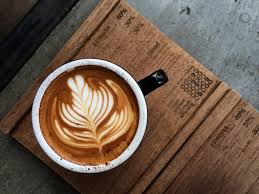
#> input picture assets/coffee.jpeg, 259 x 194 px, found by its file name
$ jupyter execute binarization.ipynb
#> lines starting #> are read from the running program, lines starting #| are printed output that depends on the picture; after the words box and inside, x2 and y2 are one past the last pixel; in counts of white or black regions, pixels touching at a corner belong together; long printed decimals are rounded
[cell 1]
from PIL import Image
import numpy as np
import matplotlib.pyplot as plt

image = Image.open("coffee.jpeg")
#> image is the input picture: PIL image 259x194 RGB; mean R, G, B 110.4, 89.5, 74.2
height = 400
width = int(image.width * height / image.height)
#> width = 534
image = image.resize((width, height))
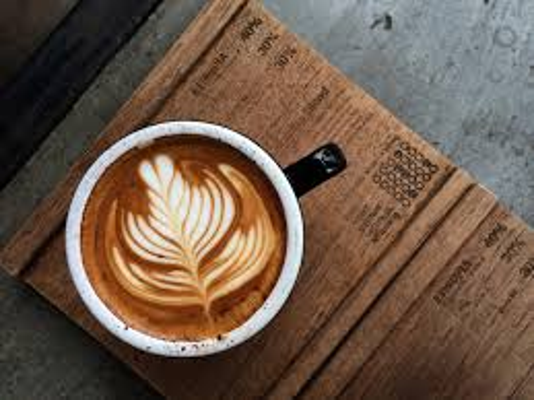
#> image: PIL image 534x400 RGB; mean R, G, B 110.4, 89.5, 74.2
image = image.convert("L")
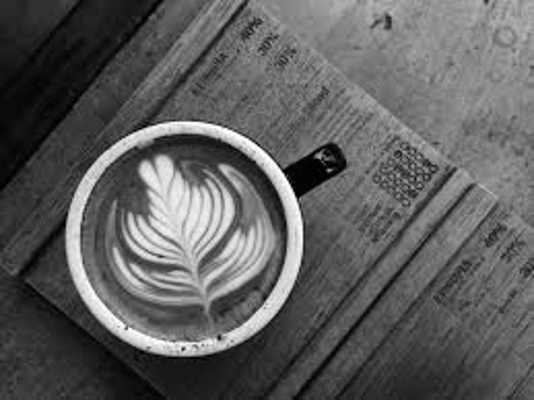
#> image: PIL image 534x400 L; min 0, max 255, mean 94

matrix = np.array(image)
hist = image.histogram()
#> hist = 256 values, max 1843 at index 56, min 31 at index 252, mean 834.4
hist_heigth = max(hist)
#> hist_heigth = 1843

plt.plot(range(256), hist)
plt.show()
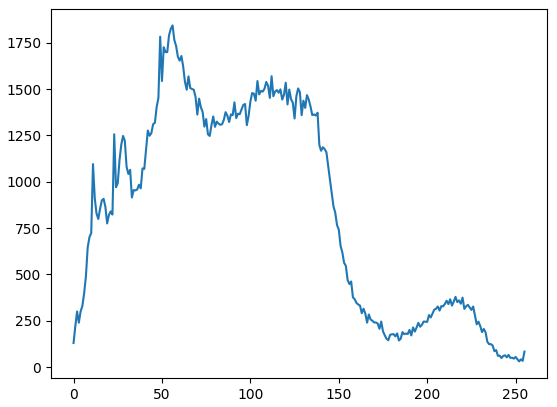
#> figure drawn by matplotlib, 1 panel; curve peaks at x = 56, y = 1843

display(image)

## Static binarization with 2 divisions

[cell 2]
t1 = 256 / 2

plt.plot(np.linspace(t1, t1), np.linspace(0, hist_heigth), linestyle='--', color='skyblue')
plt.plot(range(256), hist)
plt.show()
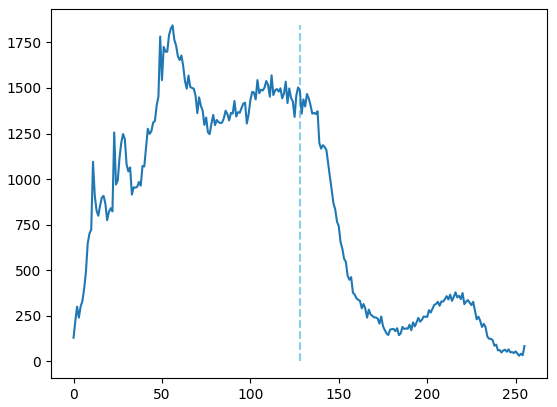
#> figure drawn by matplotlib, 1 panel; curve peaks at x = 56, y = 1843

edit = matrix.copy()
for i in range(height):
    for j in range(width):
        if edit[i, j] < t1:
            edit[i, j] = 0
        else:
            edit[i, j] = 255
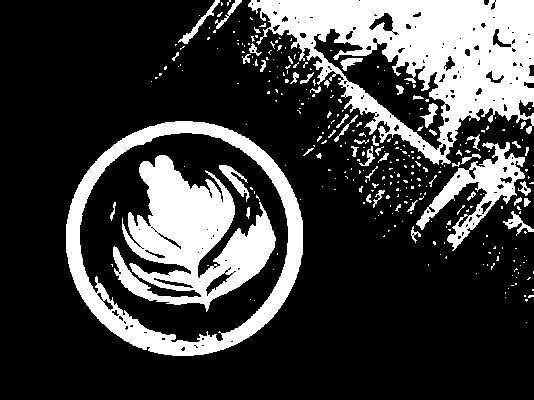
#> edit: shape (400, 534); 24.7% white; 311 white regions (259 under 20 px), largest, box (x1, y1, x2, y2) and area: (248, 0, 534, 165) 21886, (113, 155, 276, 312) 12778, (66, 121, 303, 356) 10529

display(Image.fromarray(edit))

## Static binarization with 4 divisions

[cell 3]
t2 = 256 / 2
t1 = t2 / 2
t3 = t2 + t1

plt.plot(np.linspace(t1, t1), np.linspace(0, hist_heigth), linestyle='--', color='skyblue')
plt.plot(np.linspace(t2, t2), np.linspace(0, hist_heigth), linestyle='--', color='skyblue')
plt.plot(np.linspace(t3, t3), np.linspace(0, hist_heigth), linestyle='--', color='skyblue')
plt.plot(range(256), hist)
plt.show()

edit = matrix.copy()
for i in range(height):
    for j in range(width):
        if edit[i, j] < t1:
            edit[i, j] = 0
        elif edit[i, j] < t2:
            edit[i, j] = 255 / 3
        elif edit[i, j] < t3:
            edit[i, j] = 2 * 255 / 3
        else:
            edit[i, j] = 255
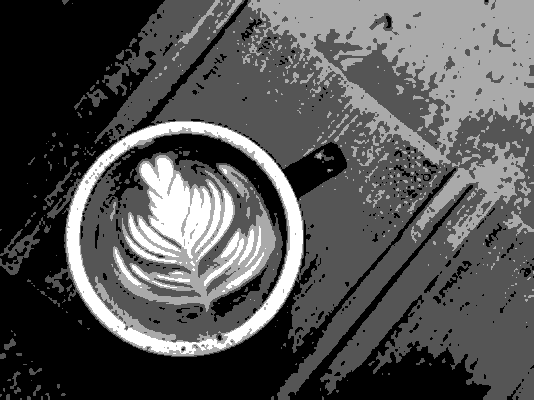
#> edit: shape (400, 534); min 0, max 255, mean 83.6

display(Image.fromarray(edit))

## Mean binarization with 2 divisions

[cell 4]
t1 = np.mean(matrix.flatten())
#> t1 = 94.01

plt.plot(np.linspace(t1, t1), np.linspace(0, hist_heigth), linestyle='--', color='skyblue')
plt.plot(range(256), hist)
plt.show()
#> figure, not shown here; curve peaks at x = 56, y = 1843

edit = matrix.copy()

for i in range(height):
    for j in range(width):
        if edit[i, j] < t1:
            edit[i, j] = 0
        else:
            edit[i, j] = 255
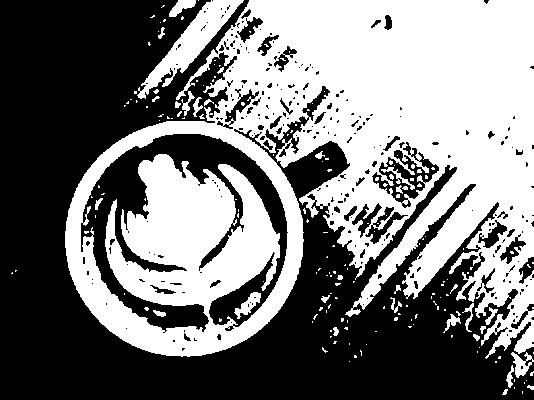
#> edit: shape (400, 534); 47.3% white; 186 white regions (154 under 20 px), largest, box (x1, y1, x2, y2) and area: (65, 0, 534, 359) 95224, (137, 0, 244, 99) 2757, (234, 292, 261, 319) 295

display(Image.fromarray(edit))

## Mean binarization with 4 divisions

[cell 5]
t2 = np.mean(matrix.flatten())
#> t2 = 94.01
t1 = np.mean([i for i in matrix.flatten() if i < t2])
#> t1 = 53.69
t3 = np.mean([i for i in matrix.flatten() if i >= t2])
#> t3 = 138.9

print(t1, t2, t3)
#| 53.688 94.011 138.909

plt.plot(np.linspace(t1, t1), np.linspace(0, hist_heigth), linestyle='--', color='skyblue')
plt.plot(np.linspace(t2, t2), np.linspace(0, hist_heigth), linestyle='--', color='skyblue')
plt.plot(np.linspace(t3, t3), np.linspace(0, hist_heigth), linestyle='--', color='skyblue')
plt.plot(range(256), hist)
plt.show()

edit = matrix.copy()

for i in range(height):
    for j in range(width):
        if edit[i, j] < t1:
            edit[i, j] = 0
        elif edit[i, j] < t2:
            edit[i, j] = 255 / 3
        elif edit[i, j] < t3:
            edit[i, j] = 2 * 255 / 3
        else:
            edit[i, j] = 255
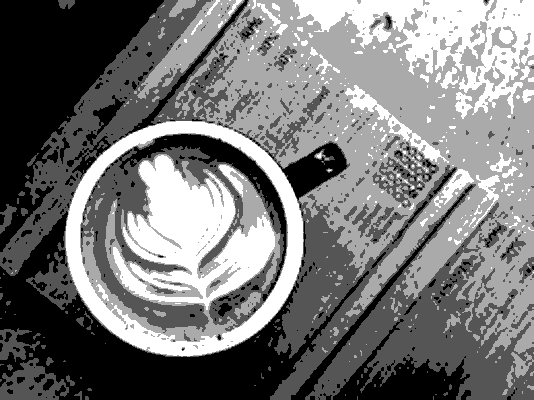
#> edit: shape (400, 534); min 0, max 255, mean 119.1

display(Image.fromarray(edit))

## Median binarization with 2 divisions

[cell 6]
t1 = np.median(matrix.flatten())
#> t1 = 90

plt.plot(np.linspace(t1, t1), np.linspace(0, hist_heigth), linestyle='--', color='skyblue')
plt.plot(range(256), hist)
plt.show()
#> figure, not shown here; curve peaks at x = 56, y = 1843

edit = matrix.copy()

for i in range(height):
    for j in range(width):
        if edit[i, j] < t1:
            edit[i, j] = 0
        else:
            edit[i, j] = 255
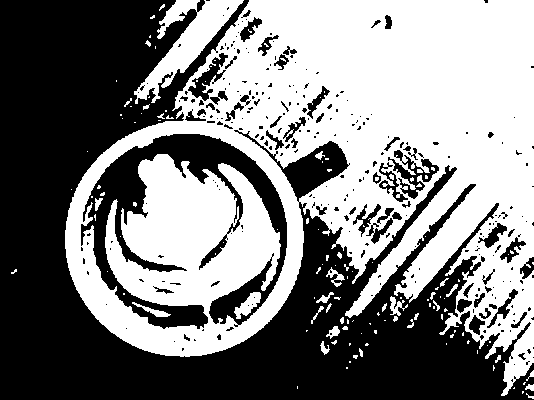
#> edit: shape (400, 534); 50.5% white; 285 black regions (228 under 20 px), largest, box (x1, y1, x2, y2) and area: (0, 0, 534, 400) 86042, (81, 134, 287, 329) 12308, (388, 150, 439, 199) 791

display(Image.fromarray(edit))

## Median binarization with 4 divisions

[cell 7]
t2 = np.median(matrix.flatten())
#> t2 = 90
t1 = np.median([i for i in matrix.flatten() if i < t2])
#> t1 = 53
t3 = np.median([i for i in matrix.flatten() if i >= t2])
#> t3 = 127

print(t1, t2, t3)
#| 53.0 90.0 127.0

plt.plot(np.linspace(t1, t1), np.linspace(0, hist_heigth), linestyle='--', color='skyblue')
plt.plot(np.linspace(t2, t2), np.linspace(0, hist_heigth), linestyle='--', color='skyblue')
plt.plot(np.linspace(t3, t3), np.linspace(0, hist_heigth), linestyle='--', color='skyblue')
plt.plot(range(256), hist)
plt.show()

edit = matrix.copy()

for i in range(height):
    for j in range(width):
        if edit[i, j] < t1:
            edit[i, j] = 0
        elif edit[i, j] < t2:
            edit[i, j] = 255 / 3
        elif edit[i, j] < t3:
            edit[i, j] = 2 * 255 / 3
        else:
            edit[i, j] = 255
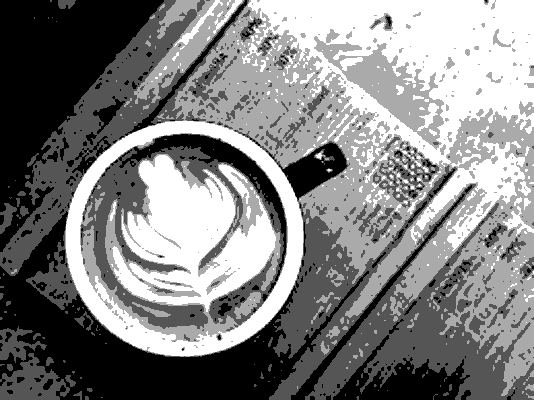
#> edit: shape (400, 534); min 0, max 255, mean 129.2

display(Image.fromarray(edit))

$ run again, with assets/landscape.jpeg copied over assets/coffee.jpeg
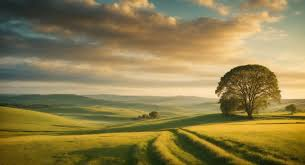
#> input picture assets/landscape.jpeg, 305 x 165 px, found by its file name
#> image is the input picture: PIL image 305x165 RGB; mean R, G, B 141.2, 126.2, 77
#> hist = 256 values, max 2375 at index 112, min 0 at index 0, mean 1154.7
#> hist_heigth = 2375
#> `t1 = np.mean(matrix.flatten())`: t1 = 125.1
#> after the loop `for i in range(height):`:
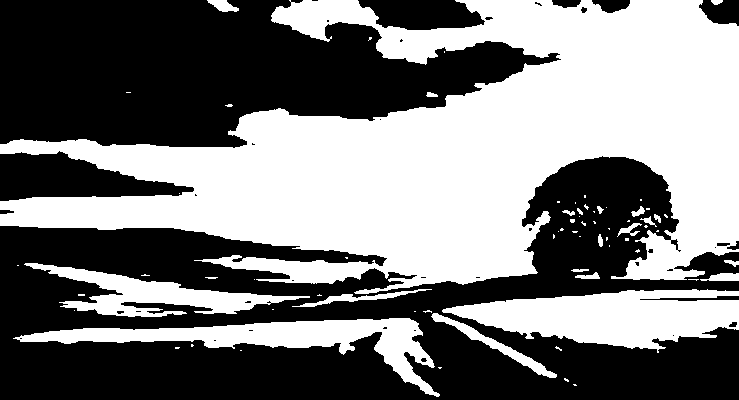
#> edit: shape (400, 739); 47.9% white; 71 white regions (49 under 20 px), largest, box (x1, y1, x2, y2) and area: (0, 0, 739, 294) 113146, (442, 289, 739, 353) 11417, (13, 318, 440, 397) 8635
#> `t1 = np.mean([i for i in matrix.flatten() if i < t2])`: t1 = 86.27
#> `t3 = np.mean([i for i in matrix.flatten() if i >= t2])`: t3 = 167.3
#| 86.266 125.074 167.260
#> `t1 = np.median(matrix.flatten())`: t1 = 122
#> `t1 = np.median([i for i in matrix.flatten() if i < t2])`: t1 = 85
#> `t3 = np.median([i for i in matrix.flatten() if i >= t2])`: t3 = 162
#| 85.0 122.0 162.0
#> after the loop `for i in range(height):`:
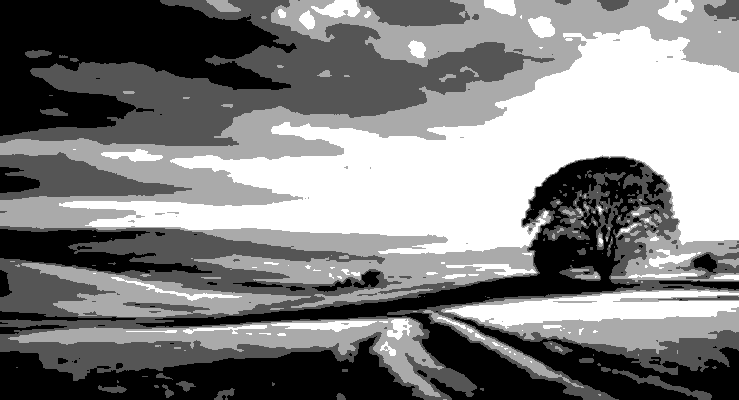
#> edit: shape (400, 739); min 0, max 255, mean 129
